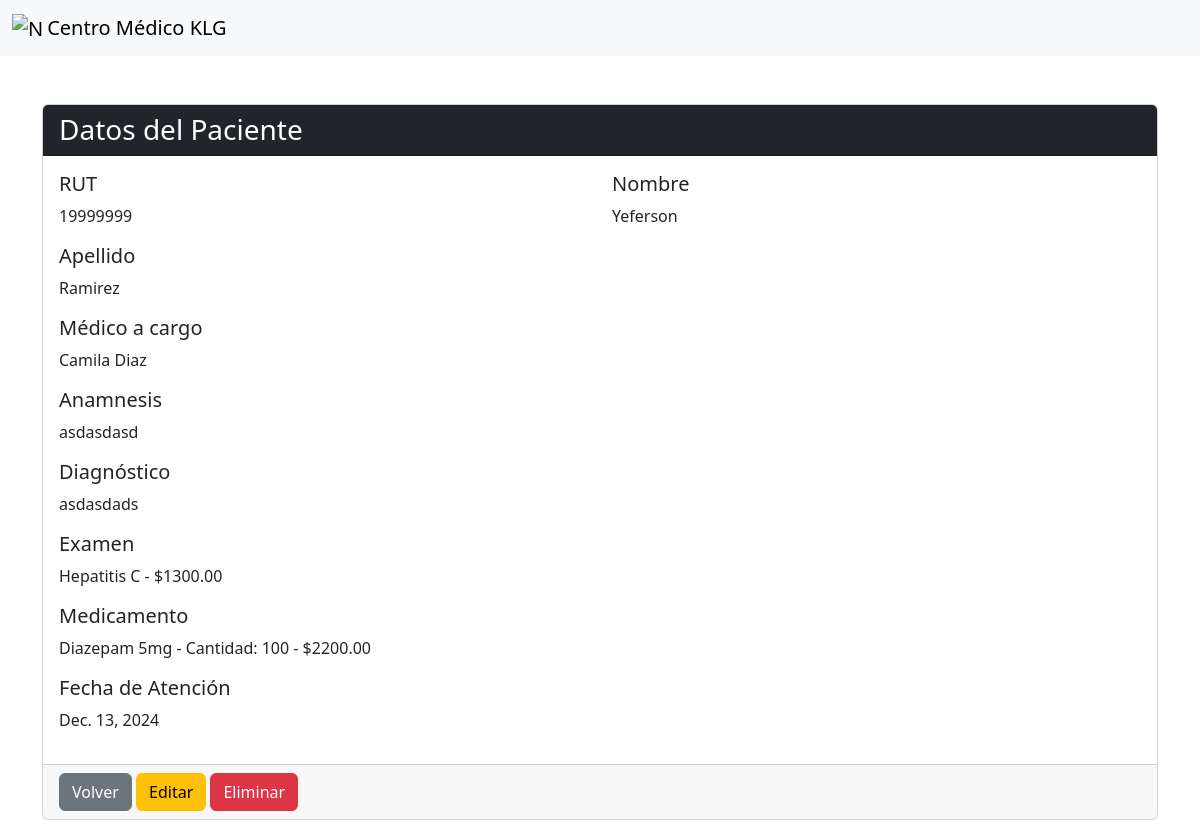
The page /fichas/19/ (signed in) on the database its author committed.
### App/models.py (models this page shows, shortened)
class FichaMedica(models.Model):
    id_ficha = models.AutoField(primary_key=True)
    rut_paciente = models.CharField(max_length=20)
    nombre_paciente = models.CharField(max_length=255, blank=True, null=True)
    apellido_paciente = models.CharField(max_length=255, blank=True, null=True)
    rut_medico = models.ForeignKey(Medicos, on_delete=models.CASCADE)
    anamnesis = models.TextField(blank=True, null=True)
    diagnostico = models.TextField(blank=True, null=True)
    id_examen = models.ForeignKey(Examenes, on_delete=models.CASCADE, blank=True, null=True)
    id_producto = models.ForeignKey(Productos, on_delete=models.CASCADE, blank=True, null=True)
    fecha_atencion = models.DateField()

class Medicos(models.Model):
    rut_medico = models.CharField(primary_key=True, max_length=20)
    nombre_medico = models.CharField(max_length=255, blank=True, null=True)
    apellido_medico = models.CharField(max_length=255, blank=True, null=True)
    id_especialidad = models.ManyToManyField(Especialidades, related_name="medico_especialidad")

class Examenes(models.Model):
    id_examen = models.AutoField(primary_key=True)
    nombre_examen = models.CharField(max_length=255, blank=True, null=True)
    precio_examen = models.DecimalField(max_digits=10, decimal_places=2, blank=True, null=True)

class Productos(models.Model):
    id_producto = models.AutoField(primary_key=True)
    nombre_producto = models.CharField(max_length=255, blank=True, null=True)
    cantidad = models.IntegerField(blank=True, null=True)
    precio_producto = models.DecimalField(max_digits=10, decimal_places=2, blank=True, null=True)

### App/views.py (the view)
# urls.py: path('fichas/<int:pk>/', views.ficha_medica_detail, name='ficha_medica_detail'),
@login_required
def ficha_medica_detail(request, pk):
    ficha_medica = get_object_or_404(FichaMedica, pk=pk)
    examen = ficha_medica.id_examen
    producto = ficha_medica.id_producto
    return render(request, 'App/ficha_medica_detail.html', {
        'ficha_medica': ficha_medica,
        'examen': examen,
        'producto': producto,
    })

### App/templates/App/ficha_medica_detail.html (shortened to what this page needs)
{% extends "layout/base.html" %}
{% block content %}
<div class="container mt-5">
  <div class="card">
    <div class="card-header bg-dark text-white">
      <h3 class="mb-0">Datos del Paciente</h3>
    </div>
    <div class="card-body">
      <div class="row mb-3">
        <div class="col-md-6">
          <h5 class="card-title">RUT</h5>
          <p class="card-text">{{ ficha_medica.rut_paciente }}</p>
        </div>
        <div class="col-md-6">
            <h5 class="card-title">Nombre</h5>
            <p class="card-text">{{ ficha_medica.nombre_paciente }}</p>
        </div>
      </div>
      <div class="mb-3">
        <h5 class="card-title">Apellido</h5>
        <p class="card-text">{{ ficha_medica.apellido_paciente }}</p>
      </div>
      <div class="mb-3">
        <h5 class="card-title">Médico a cargo</h5>
        <p class="card-text">{{ ficha_medica.rut_medico.nombre_medico }} {{ ficha_medica.rut_medico.apellido_medico }}</p>
      </div>
      <div class="mb-3">
        <h5 class="card-title">Anamnesis</h5>
        <p class="card-text">{{ ficha_medica.anamnesis }}</p>
      </div>
      <div class="mb-3">
        <h5 class="card-title">Diagnóstico</h5>
        <p class="card-text">{{ ficha_medica.diagnostico }}</p>
      </div>
      <div class="mb-3">
        <h5 class="card-title">Examen</h5>
        <p class="card-text">
            {{ examen.nombre_examen }} - ${{ examen.precio_examen }}
        </p>
    </div>
    <div class="mb-3">
        <h5 class="card-title">Medicamento</h5>
        <p class="card-text">
            {{ producto.nombre_producto }} - Cantidad: {{ producto.cantidad }} - ${{ producto.precio_producto }}
        </p>
    </div>
      <div class="mb-3">
        <h5 class="card-title">Fecha de Atención</h5>
        <p class="card-text">{{ ficha_medica.fecha_atencion }}</p>
      </div>
    </div>
    <div class="card-footer">
      <a href="{% url 'ficha_medica_list' %}" class="btn btn-secondary">Volver</a>
      <a href="{% url 'ficha_medica_edit' ficha_medica.id_ficha %}" class="btn btn-warning">Editar</a>
      <form action="{% url 'ficha_medica_delete' ficha_medica.id_ficha %}" method="post" class="d-inline">
        <button type="submit" class="btn btn-danger">Eliminar</button>
      </form>
    </div>
  </div>
</div>
{% endblock %}

### rows shown on the page
FichaMedica: rut_paciente "19999999", nombre_paciente "Yeferson", apellido_paciente "Ramirez", rut_medico.nombre_medico "Camila", rut_medico.apellido_medico "Diaz", anamnesis "asdasdasd", diagnostico "asdasdads", fecha_atencion "Dec. 13, 2024"
Examenes: nombre_examen "Hepatitis C", precio_examen "1300.00"
Productos: nombre_producto "Diazepam 5mg", cantidad "100", precio_producto "2200.00"
